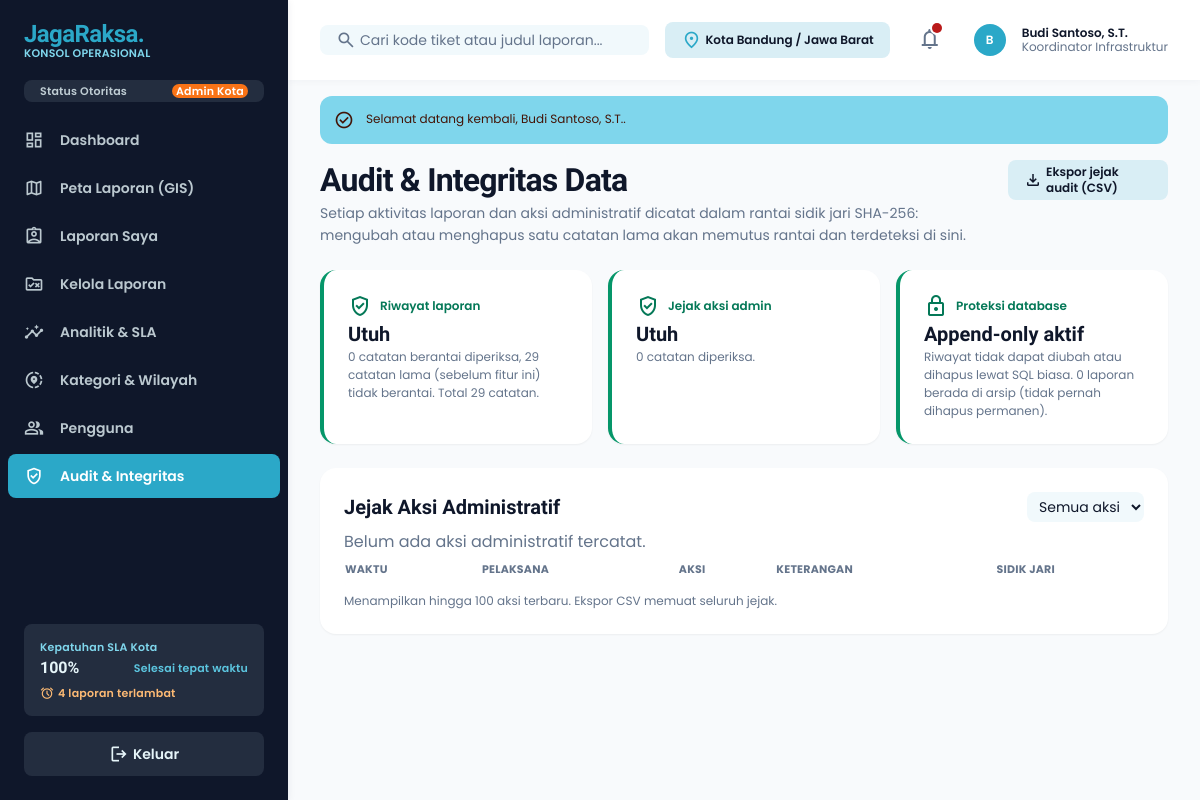
Screenshot of /audit.php (signed in) with the database file from the repository.
### tables this page shows
CREATE TABLE users (
  id          BIGINT UNSIGNED NOT NULL AUTO_INCREMENT,
  name        VARCHAR(150) NOT NULL,
  username    VARCHAR(50)  NOT NULL,
  email       VARCHAR(190) NOT NULL,
  phone       VARCHAR(25)  NULL,
  password    VARCHAR(255) NOT NULL,                  
  role        ENUM('admin','petugas','pelapor') NOT NULL DEFAULT 'pelapor',
  jabatan     VARCHAR(120) NULL,
  agency_id   INT UNSIGNED NULL,
  is_active   TINYINT(1)   NOT NULL DEFAULT 1,
  last_login  DATETIME     NULL,
  created_at  TIMESTAMP NOT NULL DEFAULT CURRENT_TIMESTAMP,
  PRIMARY KEY (id),
  UNIQUE KEY uq_users_username (username),
  UNIQUE KEY uq_users_email (email),
  KEY idx_users_role (role),
  CONSTRAINT fk_users_agency FOREIGN KEY (agency_id) REFERENCES agencies (id) ON DELETE SET NULL
);

### includes/core_v2.php (called while the page is built, shortened)
<?php
function sql_overdue_expr($a = 'r')
{
    return "(CASE WHEN {$a}.status = 'pending' THEN {$a}.respond_due_at ELSE {$a}.resolve_due_at END) < NOW()";
}
function sla_overview()
{
    $c = ['overdue' => 0, 'compliance' => null];
    try {
        $c['overdue'] = (int)db()->query("SELECT COUNT(*) FROM reports WHERE deleted_at IS NULL AND status IN ('pending','proses') AND " . sql_overdue_expr('reports'))->fetchColumn();
        $row = db()->query("SELECT COUNT(*) n, SUM(resolved_at <= resolve_due_at) ok FROM reports
                            WHERE deleted_at IS NULL AND status = 'selesai' AND resolved_at IS NOT NULL AND resolve_due_at IS NOT NULL")->fetch();
        $c['compliance'] = ($row && (int)$row['n'] > 0) ? round((int)$row['ok'] / (int)$row['n'] * 100, 1) : null;
    } catch (Throwable $ex) {
    }
    return $c;
}

### includes/app_top.php (the view, shortened to what this page needs)
<?php
require_once __DIR__ . '/../config.php';
$user = $user ?? require_login();
$menu = [
    ['dashboard',      'dashboard.php',        'dashboard',       'Dashboard',           ['admin','petugas','pelapor']],
    ['peta',           'peta.php',             'map',             'Peta Laporan (GIS)',  ['admin','petugas','pelapor']],
    ['laporan-saya',   'laporan-saya.php',     'assignment_ind',  'Laporan Saya',        ['admin','petugas','pelapor']],
    ['kelola',         'kelola-laporan.php',   'rule_folder',     'Kelola Laporan',      ['admin','petugas']],
    ['analitik',       'analitik.php',         'insights',        'Analitik & SLA',      ['admin','petugas']],
    ['kategori',       'kategori-wilayah.php', 'share_location',  'Kategori & Wilayah',  ['admin']],
    ['pengguna',       'pengguna.php',         'group',           'Pengguna',            ['admin']],
    ['audit',          'audit.php',            'verified_user',   'Audit & Integritas',  ['admin']],
];
$unread = (int)db()->query('SELECT COUNT(*) FROM notifications WHERE is_read = 0 AND user_id = ' . (int)$user['id'])->fetchColumn();
$sla = sla_overview();
$slaPct = $sla['compliance'] === null ? '-' : $sla['compliance'] . '%';
$searchAction = is_staff($user) ? 'kelola-laporan.php' : 'laporan-saya.php';
include __DIR__ . '/head.php';
?>
<body class="bg-background font-body-md text-on-surface antialiased">
<aside id="sidebar" class="fixed left-0 top-0 h-full w-72 bg-inverse-surface text-inverse-on-surface z-[1200] flex flex-col justify-between shadow-[0_1px_8px_rgba(16,42,67,0.08)] -translate-x-full lg:translate-x-0 transition-transform">
  <div class="flex flex-col">
    <a href="index.php" class="h-20 px-space-lg flex items-center gap-space-md">
      <div class="flex flex-col">
        <span class="font-extrabold text-2xl text-primary tracking-tight leading-none" style="font-family:'Bricolage Grotesque',Poppins,sans-serif">JagaRaksa.</span>
        <span class="font-label-sm text-label-sm text-tertiary-fixed leading-none mt-space-2xs">KONSOL OPERASIONAL</span>
      </div>
    </a>
    <div class="px-space-lg mb-space-md">
      <div class="flex items-center justify-between px-space-md py-space-xs rounded bg-surface-variant/10">
        <span class="font-label-sm text-label-sm text-inverse-on-surface/80">Status Otoritas</span>
        <span class="font-label-sm text-label-sm px-space-xs rounded bg-tertiary-container text-on-tertiary-container"><?= e(role_label($user['role'])) ?></span>
      </div>
    </div>
    <nav class="flex flex-col gap-space-xs px-space-sm">
      <?php foreach ($menu as [$key, $href, $icon, $label, $roles]): if (!in_array($user['role'], $roles, true)) continue;
        $on = ($active ?? '') === $key; ?>
        <a href="<?= $href ?>" <?= $on ? 'aria-current="page"' : '' ?>
           class="flex items-center gap-space-md px-space-md py-space-sm rounded transition-colors <?= $on ? 'bg-primary-container text-on-primary-container font-bold' : 'text-inverse-on-surface/80 hover:bg-surface-variant/20 hover:text-inverse-on-surface' ?>">
          <span class="material-symbols-outlined text-xl"><?= $icon ?></span>
          <span class="font-label-lg text-label-lg"><?= e($label) ?></span>
        </a>
      <?php endforeach; ?>
    </nav>
  </div>
  <div class="p-space-lg flex flex-col gap-space-md">
    <div class="p-space-md rounded bg-surface-variant/10 text-inverse-on-surface/80 flex flex-col gap-space-2xs">
      <span class="font-label-sm text-label-sm text-tertiary-fixed">Kepatuhan SLA Kota</span>
      <div class="flex items-center justify-between">
        <span class="font-headline-sm text-headline-sm text-inverse-on-surface"><?= e($slaPct) ?></span>
        <span class="font-label-sm text-label-sm text-tertiary-fixed-dim">Selesai tepat waktu</span>
      </div>
      <?php if (is_staff($user) && $sla['overdue'] > 0): ?>
      <a href="kelola-laporan.php?sla=overdue" class="mt-space-xs inline-flex items-center gap-1 font-label-sm text-label-sm text-orange-300 hover:underline"><span class="material-symbols-outlined text-[14px]">alarm</span><?= (int)$sla['overdue'] ?> laporan terlambat</a>
      <?php endif; ?>
    </div>
    <form method="post" action="logout.php"><?= csrf_field() ?>
      <button type="submit" class="w-full flex items-center justify-center gap-space-xs px-space-md py-space-sm rounded bg-surface-variant/10 hover:bg-surface-variant/25 transition-colors font-label-lg text-label-lg">
        <span class="material-symbols-outlined text-xl">logout</span> Keluar
      </button>
    </form>
  </div>
</aside>
<div class="lg:pl-72">
  <header class="fixed top-0 left-0 lg:left-72 right-0 h-20 bg-surface-container-lowest/90 backdrop-blur-md shadow-[0_1px_8px_rgba(16,42,67,0.04)] z-[1100] flex items-center justify-between px-margin-mobile lg:px-gutter-lg gap-space-md">
    <form method="get" action="<?= $searchAction ?>" class="flex items-center gap-space-md flex-1 max-w-lg">
      <div class="relative w-full">
        <span class="material-symbols-outlined absolute left-space-md top-1/2 -translate-y-1/2 text-on-surface-variant text-xl">search</span>
        <input name="q" value="<?= e($_GET['q'] ?? '') ?>" class="w-full pl-10 pr-space-md py-space-xs rounded bg-surface-container-low text-on-surface placeholder:text-on-surface-variant focus:outline-none focus:ring-2 focus:ring-primary font-body-md text-body-md" placeholder="Cari kode tiket atau judul laporan..." type="text"/>
      </div>
    </form>
    <div class="flex items-center gap-space-lg">
      <div class="hidden md:flex items-center gap-space-xs px-space-md py-space-xs rounded bg-surface-container-high text-on-surface">
        <span class="material-symbols-outlined text-primary text-xl">location_on</span>
        <span class="font-label-md text-label-md">Kota Bandung / Jawa Barat</span>
      </div>
      <div class="relative">
        <button type="button" onclick="document.getElementById('notifBox').classList.toggle('hidden')" class="relative p-space-xs rounded hover:bg-surface-container text-on-surface-variant hover:text-on-surface transition-colors">
          <span class="material-symbols-outlined text-2xl">notifications</span>
          <?php if ($unread): ?><span class="absolute top-1 right-1 w-2.5 h-2.5 rounded-full bg-error ring-2 ring-surface-container-lowest"></span><?php endif; ?>
        </button>
      </div>
      <div class="flex items-center gap-space-md pl-space-xs">
        <?= user_avatar($user) ?>
        <div class="hidden sm:flex flex-col text-left">
          <span class="font-label-md text-label-md text-on-surface leading-none"><?= e($user['name']) ?></span>
          <span class="font-body-sm text-body-sm text-on-surface-variant leading-none mt-space-2xs"><?= e($user['jabatan'] ?: role_label($user['role'])) ?></span>
        </div>
      </div>
    </div>
  </header>
  <main class="relative pt-20 bg-background min-h-screen px-margin-mobile lg:px-gutter-lg py-space-xl">
    <div class="flex flex-col w-full pt-space-md">
    <?= flash_render() ?>

### config.php (shortened to what this page needs)
<?php
function db()
{
    static $pdo = null;
    if ($pdo === null) {
        try {
            $pdo = new PDO(
                'mysql:host=' . DB_HOST . ';port=' . DB_PORT . ';dbname=' . DB_NAME . ';charset=utf8mb4',
                DB_USER,
                DB_PASS,
                [
                    PDO::ATTR_ERRMODE            => PDO::ERRMODE_EXCEPTION,
                    PDO::ATTR_DEFAULT_FETCH_MODE => PDO::FETCH_ASSOC,
                    PDO::ATTR_EMULATE_PREPARES   => true,
                ]
            );
            $pdo->exec("SET time_zone = '+07:00'");
        } catch (PDOException $ex) {
            http_response_code(500);
            $msg = 'Koneksi database gagal. Pastikan MySQL berjalan, database.sql sudah diimpor, dan kredensial di config.php benar.';
            if (APP_DEBUG) {
                $msg .= "\n\nDetail: " . $ex->getMessage() . "\n\nBuka diagnosa.php untuk pemeriksaan lengkap.";
            }
            header('Content-Type: text/plain; charset=utf-8');
            exit($msg);
        }
    }
    return $pdo;
}
function e($v)
{
    return htmlspecialchars((string)$v, ENT_QUOTES | ENT_SUBSTITUTE, 'UTF-8');
}
function flash_render()
{
    $f = $_SESSION['flash'];
    $ok  = $f['type'] === 'success';
    $cls = $ok ? 'bg-tertiary-fixed text-on-tertiary-fixed' : 'bg-error-container text-on-error-container';
    $ico = $ok ? 'check_circle' : 'error';
    return '<div class="flex items-start gap-3 p-3.5 rounded-lg mb-4 ' . $cls . '">'
        . '<span class="material-symbols-outlined text-[20px] shrink-0">' . $ico . '</span>'
        . '<p class="font-body-sm text-body-sm">' . e($f['msg']) . '</p></div>';
}
function current_user()
{
    static $loaded = false, $user = null;
    if (!$loaded) {
        if (!empty($_SESSION['uid'])) {
            $st = db()->prepare('SELECT u.*, a.name AS agency_name FROM users u
                                 LEFT JOIN agencies a ON a.id = u.agency_id
                                 WHERE u.id = ? AND u.is_active = 1');
            $st->execute([(int)$_SESSION['uid']]);
            $user = $st->fetch() ?: null;
        }
    }
    return $user;
}
function is_staff($u = null)
{
    $u = $u ?: current_user();
    return $u && in_array($u['role'], ['admin', 'petugas'], true);
}
function require_login()
{
    $u = current_user();
    return $u;
}
function require_role(...$roles)
{
    $u = require_login();
    return $u;
}
function role_label($role)
{
    $m = ['admin' => 'Admin Kota', 'petugas' => 'Petugas Lapangan', 'pelapor' => 'Warga Pelapor'];
    return $m[$role] ?? $role;
}
function user_avatar($u)
{
    $initial = mb_strtoupper(mb_substr($u['name'], 0, 1));
    return '<div class="w-8 h-8 rounded-full bg-primary-container text-on-primary-container flex items-center justify-center font-label-md text-label-md">'
        . e($initial) . '</div>';
}
require_once __DIR__ . '/includes/core_v2.php';

### includes/head.php (style rules this page uses)
.material-symbols-outlined { font-variation-settings:'FILL' 0,'wght' 400,'GRAD' 0,'opsz' 24 }
body { font-family:Poppins,sans-serif }
html { scroll-behavior:smooth }

### rows the page displays
users: role "Admin Kota", name "B", name "Budi Santoso, S.T.", jabatan "Koordinator Infrastruktur"

### other values shown
$label "Dashboard"
$label "Peta Laporan (GIS)"
$label "Laporan Saya"
$label "Kelola Laporan"
$label "Analitik & SLA"
$label "Kategori & Wilayah"
$label "Pengguna"
$label "Audit & Integritas"
$slaPct "100%"
$sla['overdue'] "4"
$f['msg'] "Selamat datang kembali, Budi Santoso, S.T.."
$rep['checked'] "0"
$rep['legacy'] "29"
$totalLogs "29"
$aud['checked'] "0"
